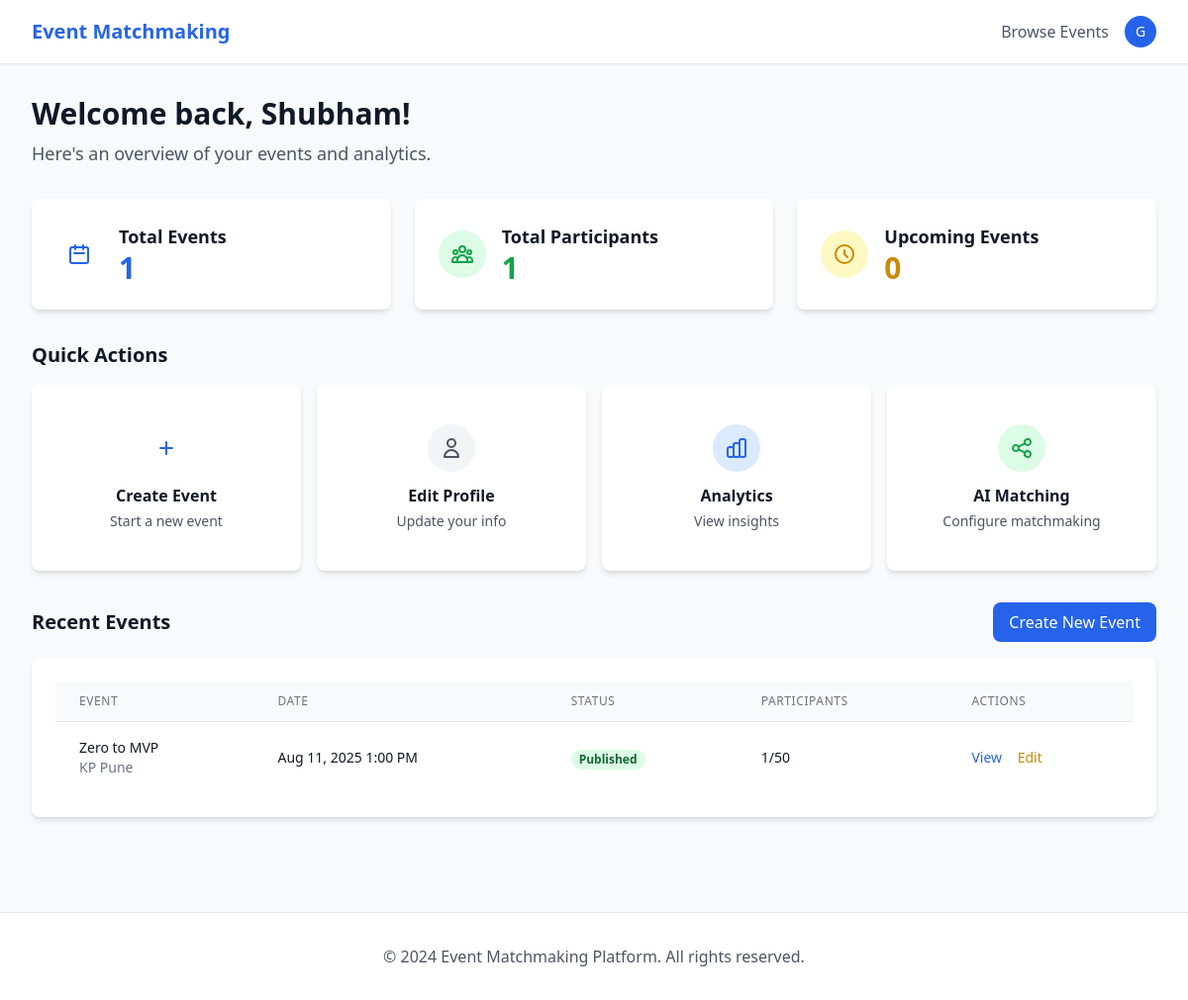
Page /dashboard/ (signed in) on the committed database.
### events/models.py (models this page shows, shortened)
class Host(models.Model):
    user = models.OneToOneField(User, on_delete=models.CASCADE, related_name='host_profile')
    name = models.CharField(max_length=128)
    email = models.EmailField(unique=True)
    phone = models.CharField(max_length=20, blank=True)
    organization = models.CharField(max_length=255, blank=True)
    created_at = models.DateTimeField(auto_now_add=True)
    updated_at = models.DateTimeField(auto_now=True)

class Event(models.Model):
    STATUS_CHOICES = [
        ('draft', 'Draft'),
        ('published', 'Published'),
        ('ongoing', 'Ongoing'),
        ('completed', 'Completed'),
        ('cancelled', 'Cancelled'),
    ]
    host = models.ForeignKey(Host, on_delete=models.CASCADE, related_name='events')
    title = models.CharField(max_length=255)
    description = models.TextField()
    date = models.DateTimeField()
    end_date = models.DateTimeField(null=True, blank=True)
    location = models.CharField(max_length=255, blank=True)
    max_participants = models.IntegerField(null=True, blank=True)
    status = models.CharField(max_length=20, choices=STATUS_CHOICES, default='draft')
    template = models.ForeignKey(EventTemplate, on_delete=models.SET_NULL, null=True, blank=True)
    qr_code = models.ImageField(upload_to='qr_codes/', blank=True)
    registration_deadline = models.DateTimeField(null=True, blank=True)
    allow_waitlist = models.BooleanField(default=True)
    enable_qa = models.BooleanField(default=True)
    enable_matchmaking = models.BooleanField(default=True)
    created_at = models.DateTimeField(auto_now_add=True)
    updated_at = models.DateTimeField(auto_now=True)
    class Meta:
        ordering = ['-created_at']
    @property
    def participant_count(self):
        return self.participants.filter(status='registered').count()

### events/views.py (the view)
# urls.py: path('dashboard/', views.host_dashboard, name='host_dashboard'),
@login_required
def host_dashboard(request):
    try:
        host = request.user.host_profile
    except Host.DoesNotExist:
        messages.error(request, 'Please complete your host profile.')
        return redirect('host_profile')
    events = host.events.all().order_by('-created_at')
    total_events = events.count()
    total_participants = sum(event.participant_count for event in events)
    upcoming_events = events.filter(date__gte=timezone.now(), status='published').count()
    context = {
        'host': host,
        'events': events[:10],  # Latest 10 events
        'stats': {
            'total_events': total_events,
            'total_participants': total_participants,
            'upcoming_events': upcoming_events,
        }
    }
    return render(request, 'events/host/dashboard.html', context)

### templates/events/host/dashboard.html (shortened to what this page needs)
{% extends 'base.html' %}
{% block content %}
<div class="max-w-7xl mx-auto px-4 sm:px-6 lg:px-8 py-8">
    <div class="mb-8">
        <h1 class="text-3xl font-bold text-gray-900">Welcome back, {{ host.name }}!</h1>
        <p class="mt-2 text-lg text-gray-600">Here's an overview of your events and analytics.</p>
    </div>
    <div class="grid grid-cols-1 md:grid-cols-3 gap-6 mb-8">
        <div class="card">
            <div class="flex items-center">
                <div class="p-3 rounded-full bg-primary-100">
                    <svg class="w-6 h-6 text-primary-600" fill="none" stroke="currentColor" viewBox="0 0 24 24">
                        <path stroke-linecap="round" stroke-linejoin="round" stroke-width="2" d="M8 7V3m8 4V3m-9 8h10M5 21h14a2 2 0 002-2V7a2 2 0 00-2-2H5a2 2 0 00-2 2v12a2 2 0 002 2z"></path>
                    </svg>
                </div>
                <div class="ml-4">
                    <h3 class="text-lg font-semibold text-gray-900">Total Events</h3>
                    <p class="text-3xl font-bold text-primary-600">{{ stats.total_events }}</p>
                </div>
            </div>
        </div>
        <div class="card">
            <div class="flex items-center">
                <div class="p-3 rounded-full bg-green-100">
                </div>
                <div class="ml-4">
                    <h3 class="text-lg font-semibold text-gray-900">Total Participants</h3>
                    <p class="text-3xl font-bold text-green-600">{{ stats.total_participants }}</p>
                </div>
            </div>
        </div>
        <div class="card">
            <div class="flex items-center">
                <div class="p-3 rounded-full bg-yellow-100">
                    <svg class="w-6 h-6 text-yellow-600" fill="none" stroke="currentColor" viewBox="0 0 24 24">
                        <path stroke-linecap="round" stroke-linejoin="round" stroke-width="2" d="M12 8v4l3 3m6-3a9 9 0 11-18 0 9 9 0 0118 0z"></path>
                    </svg>
                </div>
                <div class="ml-4">
                    <h3 class="text-lg font-semibold text-gray-900">Upcoming Events</h3>
                    <p class="text-3xl font-bold text-yellow-600">{{ stats.upcoming_events }}</p>
                </div>
            </div>
        </div>
    </div>
    <div class="mb-8">
        <h2 class="text-xl font-semibold text-gray-900 mb-4">Quick Actions</h2>
        <div class="grid grid-cols-1 sm:grid-cols-2 lg:grid-cols-4 gap-4">
            <a href="{% url 'create_event' %}" class="card hover:shadow-lg transition-shadow text-center">
                <div class="p-4">
                    <div class="w-12 h-12 bg-primary-100 rounded-full flex items-center justify-center mx-auto mb-3">
                        <svg class="w-6 h-6 text-primary-600" fill="none" stroke="currentColor" viewBox="0 0 24 24">
                            <path stroke-linecap="round" stroke-linejoin="round" stroke-width="2" d="M12 6v6m0 0v6m0-6h6m-6 0H6"></path>
                        </svg>
                    </div>
                    <h3 class="font-semibold text-gray-900">Create Event</h3>
                    <p class="text-sm text-gray-600 mt-1">Start a new event</p>
                </div>
            </a>
            <a href="{% url 'host_profile' %}" class="card hover:shadow-lg transition-shadow text-center">
                <div class="p-4">
                    <div class="w-12 h-12 bg-gray-100 rounded-full flex items-center justify-center mx-auto mb-3">
                        <svg class="w-6 h-6 text-gray-600" fill="none" stroke="currentColor" viewBox="0 0 24 24">
                            <path stroke-linecap="round" stroke-linejoin="round" stroke-width="2" d="M16 7a4 4 0 11-8 0 4 4 0 018 0zM12 14a7 7 0 00-7 7h14a7 7 0 00-7-7z"></path>
                        </svg>
                    </div>
                    <h3 class="font-semibold text-gray-900">Edit Profile</h3>
                    <p class="text-sm text-gray-600 mt-1">Update your info</p>
                </div>
            </a>
            <div class="card text-center">
                <div class="p-4">
                    <div class="w-12 h-12 bg-blue-100 rounded-full flex items-center justify-center mx-auto mb-3">
                    </div>
                    <h3 class="font-semibold text-gray-900">Analytics</h3>
                    <p class="text-sm text-gray-600 mt-1">View insights</p>
                </div>
            </div>
            <div class="card text-center">
                <div class="p-4">
                    <div class="w-12 h-12 bg-green-100 rounded-full flex items-center justify-center mx-auto mb-3">
                    </div>
                    <h3 class="font-semibold text-gray-900">AI Matching</h3>
                    <p class="text-sm text-gray-600 mt-1">Configure matchmaking</p>
                </div>
            </div>
        </div>
    </div>
    <div>
        <div class="flex justify-between items-center mb-4">
            <h2 class="text-xl font-semibold text-gray-900">Recent Events</h2>
            <a href="{% url 'create_event' %}" class="btn btn-primary">Create New Event</a>
        </div>
        {% if events %}
            <div class="card">
                <div class="overflow-hidden">
                    <table class="min-w-full divide-y divide-gray-200">
                        <thead class="bg-gray-50">
                            <tr>
                                <th class="px-6 py-3 text-left text-xs font-medium text-gray-500 uppercase tracking-wider">Event</th>
                                <th class="px-6 py-3 text-left text-xs font-medium text-gray-500 uppercase tracking-wider">Date</th>
                                <th class="px-6 py-3 text-left text-xs font-medium text-gray-500 uppercase tracking-wider">Status</th>
                                <th class="px-6 py-3 text-left text-xs font-medium text-gray-500 uppercase tracking-wider">Participants</th>
                                <th class="px-6 py-3 text-left text-xs font-medium text-gray-500 uppercase tracking-wider">Actions</th>
                            </tr>
                        </thead>
                        <tbody class="bg-white divide-y divide-gray-200">
                            {% for event in events %}
                            <tr class="hover:bg-gray-50">
                                <td class="px-6 py-4 whitespace-nowrap">
                                    <div>
                                        <div class="text-sm font-medium text-gray-900">{{ event.title }}</div>
                                        <div class="text-sm text-gray-500">{{ event.location|default:"Online" }}</div>
                                    </div>
                                </td>
                                <td class="px-6 py-4 whitespace-nowrap text-sm text-gray-900">
                                    {{ event.date|date:"M j, Y g:i A" }}
                                </td>
                                <td class="px-6 py-4 whitespace-nowrap">
                                    <span class="px-2 inline-flex text-xs leading-5 font-semibold rounded-full
                                        {% if event.status == 'published' %}bg-green-100 text-green-800
                                        {% elif event.status == 'draft' %}bg-yellow-100 text-yellow-800
                                        {% elif event.status == 'completed' %}bg-blue-100 text-blue-800
                                        {% else %}bg-gray-100 text-gray-800{% endif %}">
                                        {{ event.get_status_display }}
                                    </span>
                                </td>
                                <td class="px-6 py-4 whitespace-nowrap text-sm text-gray-900">
                                    {{ event.participant_count }}{% if event.max_participants %}/{{ event.max_participants }}{% endif %}
                                </td>
                                <td class="px-6 py-4 whitespace-nowrap text-sm font-medium">
                                    <a href="{% url 'event_detail' event.id %}" class="text-primary-600 hover:text-primary-900 mr-3">View</a>
                                    <a href="{% url 'edit_event' event.id %}" class="text-yellow-600 hover:text-yellow-900">Edit</a>
                                </td>
                            </tr>
                            {% endfor %}
                        </tbody>
                    </table>
                </div>
            </div>
        {% endif %}
    </div>
</div>
{% endblock %}

### templates/base.html (shortened to what this page needs)
<!DOCTYPE html>
<html lang="en">
<head>
    {% load static %}
    <link rel="stylesheet" href="{% static 'css/output.css' %}">
</head>
<body class="bg-gray-50 min-h-screen">
    <nav class="navbar">
        <div class="max-w-7xl mx-auto px-4 sm:px-6 lg:px-8">
            <div class="flex justify-between h-16">
                <div class="flex items-center">
                    <a href="{% url 'home' %}" class="text-xl font-bold text-primary-600">
                        Event Matchmaking
                    </a>
                </div>
                <div class="flex items-center space-x-4">
                    <a href="{% url 'event_list' %}" class="text-gray-600 hover:text-gray-900">Browse Events</a>
                    {% if user.is_authenticated %}
                        <div class="relative">
                            <button type="button" class="flex items-center text-sm rounded-full focus:outline-none focus:ring-2 focus:ring-offset-2 focus:ring-primary-500" id="user-menu-button" aria-expanded="false" aria-haspopup="true">
                                <div class="h-8 w-8 rounded-full bg-primary-600 flex items-center justify-center">
                                    <span class="text-sm font-medium text-white">
                                        {{ user.username|first|upper }}
                                    </span>
                                </div>
                            </button>
                        </div>
                    {% else %}
                        <a href="{% url 'login' %}" class="text-gray-600 hover:text-gray-900">Login</a>
                        <a href="{% url 'host_register' %}" class="btn btn-primary">Host an Event</a>
                    {% endif %}
                </div>
            </div>
        </div>
    </nav>
    <main>
        {% block content %}{% endblock %}
    </main>
    <footer class="bg-white border-t border-gray-200 mt-16">
        <div class="max-w-7xl mx-auto px-4 sm:px-6 lg:px-8 py-8">
            <div class="text-center text-gray-600">
                <p>&copy; 2024 Event Matchmaking Platform. All rights reserved.</p>
            </div>
        </div>
    </footer>
</body>
</html>

### rows in the picture
Host: name "Shubham"
Event: title "Zero to MVP", location "KP Pune", date "Aug 11, 2025 1:00 PM", status "Published", participant_count "1", max_participants "50"

### other values in the picture
{{ user.username|first|upper }} "G"
{{ stats.total_events }} "1"
{{ stats.total_participants }} "1"
{{ stats.upcoming_events }} "0"
